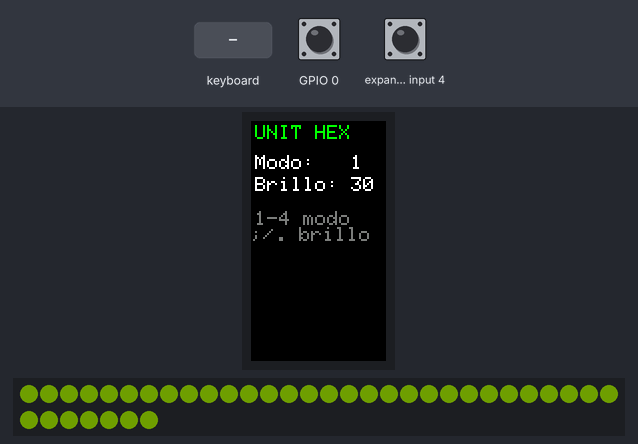
The sketch below on a simulated ESP32-S3. On the bench: 135×240 colour display, 37 RGB LEDs in strip order, left to right, continuing on the next row. The test bench sets the inputs (shaded band); at power-on: GPIO 0 HIGH, expander input 4 HIGH. Dim RGB values are drawn brighter than linear.

Above: at 1.4 s.
1.5 s: keyboard key "4" received
At 2.27 s:
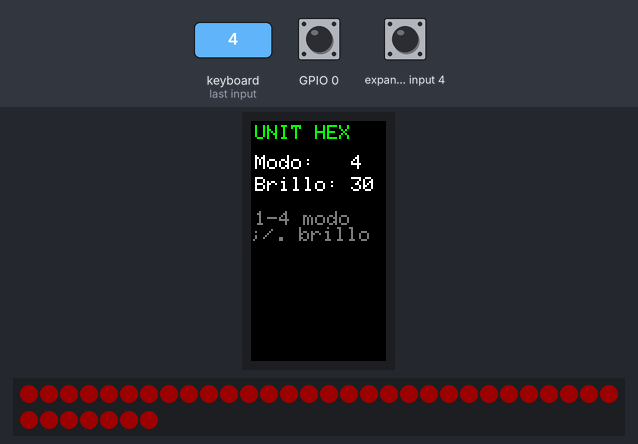
3.4 s: keyboard key "1" received
At 4.1 s:
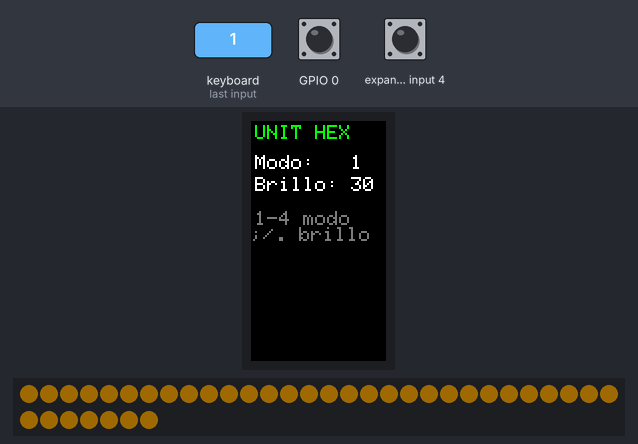
5.6 s: keyboard key "2" received
At 6.07 s:
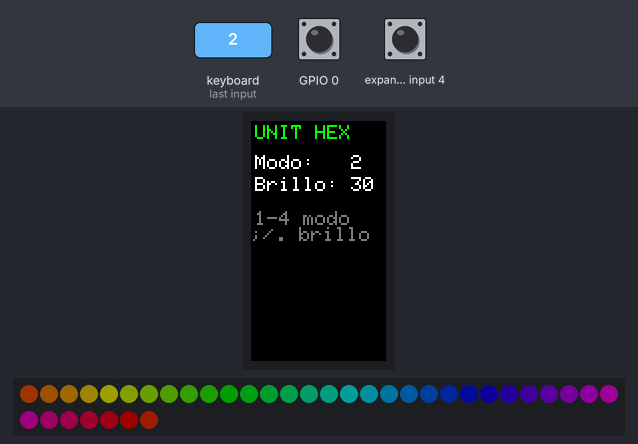
8.3 s: keyboard key "3" received
At 8.9 s:
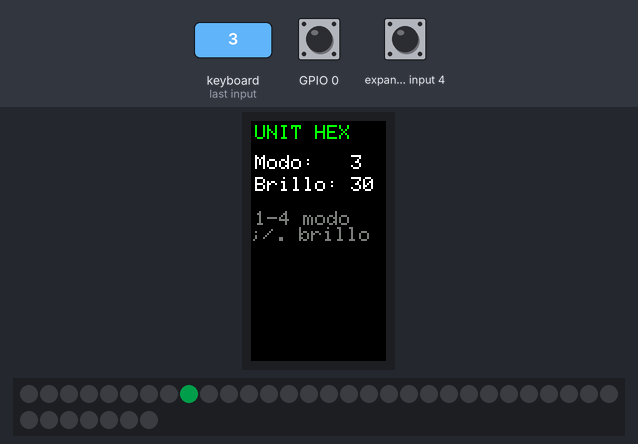
10.0 s: keyboard key "1" received
At 12.83 s:
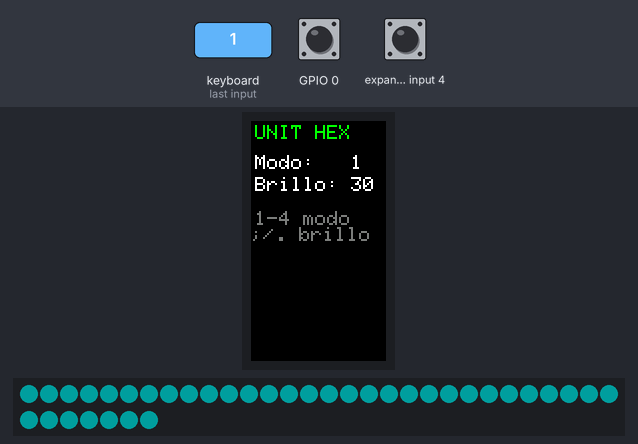
16.5 s: keyboard key "5" received
At 16.53 s:
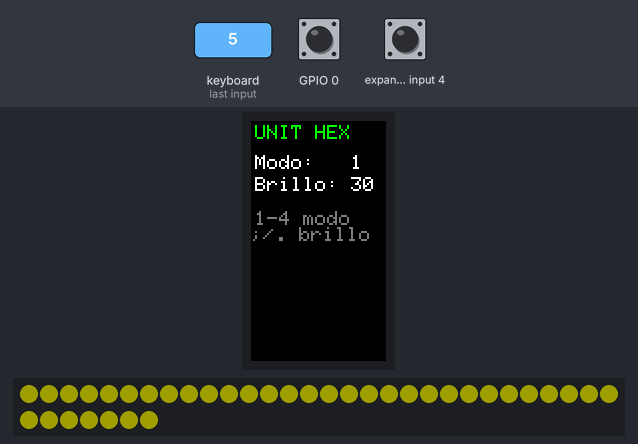

Measured:
- after the input at 1.5 s, the display: first changes after 0.30 s (image 1 shows a later state)
- after the input at 5.6 s, the display: changes after 0.32 s (image 3)
- after the input at 8.3 s, the display: first changes after 0.06 s (image 4 shows a later state)
- after the input at 10.0 s, the display: first changes after 0.06 s (image 5 shows a later state)

The sketch:

L3_HexArcoiris.ino
```cpp
/**
 * L3_HexArcoiris — 37 luces de colores
 * ---------------------------------------------------------------
 * Placa:  M5Stack Cardputer ADV (ESP32-S3FN8)
 * Necesita: Unit HEX (NeoHEX, 37 LEDs WS2812)
 *
 * CONEXION
 *   Unit HEX -> Port A (el conector Grove de la placa)
 *   El cable Grove lleva:  negro=GND  rojo=5V  amarillo=G2  blanco=G1
 *   Los datos de los LEDs viajan por el AMARILLO = G2.
 *
 * ⚠️ IMPORTANTE — POR QUE EL BRILLO ES BAJO
 *   El fabricante mide unos 568 mA con los 37 LEDs a blanco pleno.
 *   Con BRILLO = 30 reducimos mucho ese consumo y evitamos exigir
 *   innecesariamente a la bateria del Cardputer.
 *   Es la primera leccion de electronica: el software tiene
 *   consecuencias fisicas.
 *
 * QUE APRENDEMOS
 *   - Un color = 3 numeros: Rojo, Verde, Azul (0 a 255 cada uno).
 *   - Un bucle "for" para recorrer los 37 LEDs uno a uno.
 *
 * COMO SE USA
 *   Teclas 1..4 cambian de animacion. Flechas arriba/abajo: brillo.
 * ---------------------------------------------------------------
 */

#include "M5Cardputer.h"
#include <Adafruit_NeoPixel.h>

// ===== 🔧 CAMBIA ESTO =====================================
#define PIN_HEX     2      // G2 = pin amarillo del Grove (Port A)
#define NUM_LEDS   37      // el Unit HEX tiene 37 LEDs
int BRILLO       = 30;     // 0..255.  NO subir de 60 con bateria.
// ==========================================================

Adafruit_NeoPixel hex(NUM_LEDS, PIN_HEX, NEO_GRB + NEO_KHZ800);

int modo = 1;
uint16_t paso = 0;

void setup() {
    auto cfg = M5.config();
    M5Cardputer.begin(cfg, true);
    M5Cardputer.Display.setRotation(1);
    M5Cardputer.Display.setTextFont(&fonts::Font0);
    M5Cardputer.Display.setTextSize(2);

    hex.begin();
    hex.setBrightness(BRILLO);
    hex.show();               // apagados al arrancar

    pinta();
}

void pinta() {
    M5Cardputer.Display.fillScreen(BLACK);
    M5Cardputer.Display.setTextColor(GREEN, BLACK);
    M5Cardputer.Display.setCursor(4, 4);
    M5Cardputer.Display.println("UNIT HEX");
    M5Cardputer.Display.setTextColor(WHITE, BLACK);
    M5Cardputer.Display.setCursor(4, 34);
    M5Cardputer.Display.printf("Modo:   %d\n", modo);
    M5Cardputer.Display.setCursor(4, 56);
    M5Cardputer.Display.printf("Brillo: %d  \n", BRILLO);
    M5Cardputer.Display.setTextColor(DARKGREY, BLACK);
    M5Cardputer.Display.setCursor(4, 90);
    M5Cardputer.Display.println("1-4 modo  ;/. brillo");
}

// --- Modo 1: todos del mismo color, cambiando poco a poco -------
void modoUnico() {
    uint32_t c = hex.ColorHSV(paso * 256);
    for (int i = 0; i < NUM_LEDS; i++) hex.setPixelColor(i, c);
    hex.show();
    paso++;
    delay(20);
}

// --- Modo 2: arcoiris repartido entre los 37 LEDs ---------------
void modoArcoiris() {
    for (int i = 0; i < NUM_LEDS; i++) {
        uint16_t tono = paso * 256 + (i * 65536L / NUM_LEDS);
        hex.setPixelColor(i, hex.ColorHSV(tono));
    }
    hex.show();
    paso++;
    delay(15);
}

// --- Modo 3: una luz que da vueltas -----------------------------
void modoPersecucion() {
    hex.clear();
    int quien = paso % NUM_LEDS;
    hex.setPixelColor(quien, hex.Color(0, 255, 120));
    hex.show();
    paso++;
    delay(60);
}

// --- Modo 4: latido rojo ----------------------------------------
void modoLatido() {
    int v = (sin(paso / 12.0) + 1.0) * 127;      // 0..254 suave
    for (int i = 0; i < NUM_LEDS; i++) hex.setPixelColor(i, hex.Color(v, 0, 0));
    hex.show();
    paso++;
    delay(20);
}

void loop() {
    M5Cardputer.update();

    if (M5Cardputer.Keyboard.isChange() && M5Cardputer.Keyboard.isPressed()) {
        auto estado = M5Cardputer.Keyboard.keysState();
        for (auto c : estado.word) {
            if (c >= '1' && c <= '4') { modo = c - '0'; paso = 0; }
            if (c == '.') BRILLO = min(60,  BRILLO + 5);   // sube
            if (c == ';') BRILLO = max(0,   BRILLO - 5);   // baja
        }
        hex.setBrightness(BRILLO);
        pinta();
    }

    switch (modo) {
        case 1: modoUnico();       break;
        case 2: modoArcoiris();    break;
        case 3: modoPersecucion(); break;
        case 4: modoLatido();      break;
    }
}
```
